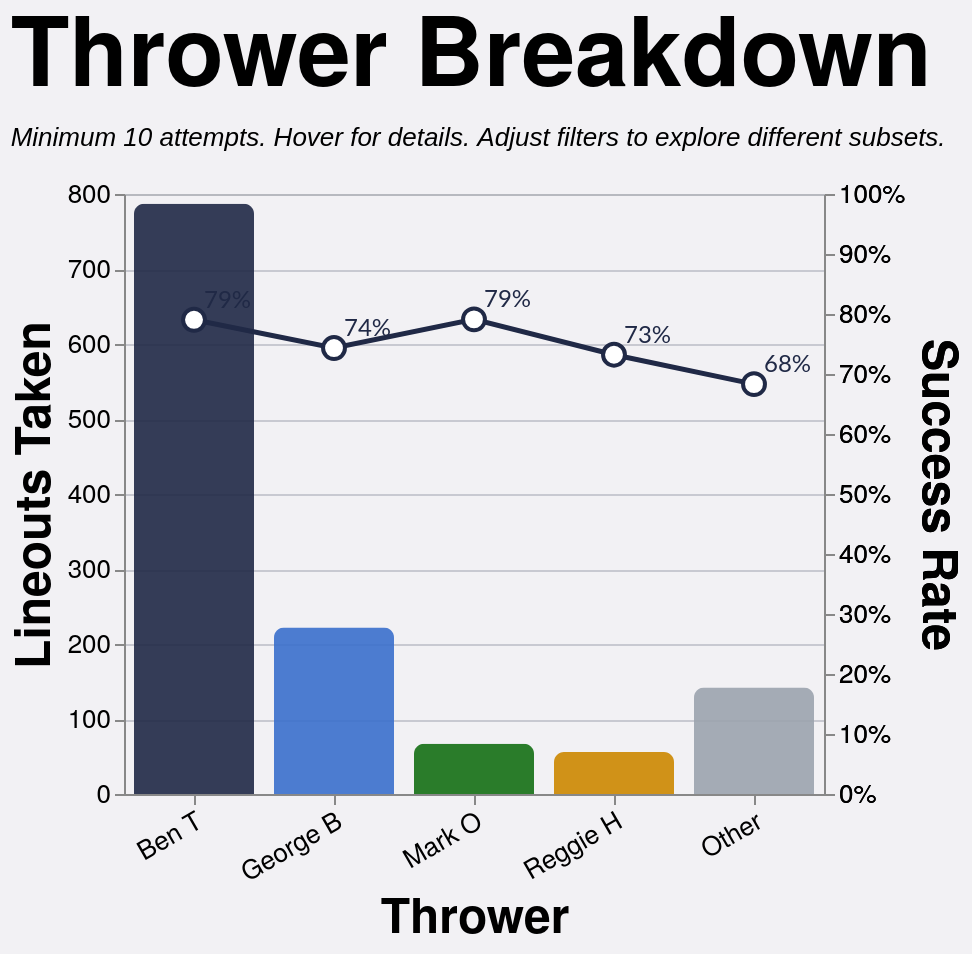

Describe this chart as a Vega-Lite specification.
### Vega-Lite specification from a JSON file in a GitHub repository (floating-point values rounded to 4 significant figures; data arrays with more than 128 entries replaced by an {"elided": "..."} marker saying what was removed)
{"config": {"axis": {"labelFont": "PT Sans Narrow, Helvetica Neue, Helvetica, Arial, sans-serif", "titleFont": "PT Sans Narrow, Helvetica Neue, Helvetica, Arial, sans-serif", "labelFontSize": 13, "titleFontSize": 24, "gridColor": "#202947", "gridOpacity": 0.2, "zindex": 1}, "text": {"font": "Lato, sans-serif"}, "bar": {"cornerRadiusEnd": 5}, "header": {"labelFont": "PT Sans Narrow, Helvetica Neue, Helvetica, Arial, sans-serif", "titleFont": "PT Sans Narrow, Helvetica Neue, Helvetica, Arial, sans-serif", "labelFontSize": 24, "titleFontSize": 28, "labelFontWeight": "bold", "orient": "left"}, "legend": {"labelFont": "PT Sans Narrow, Helvetica Neue, Helvetica, Arial, sans-serif", "titleFont": "PT Sans Narrow, Helvetica Neue, Helvetica, Arial, sans-serif", "labelFontSize": 14, "titleFontSize": 16, "titlePadding": 5, "fillColor": "white", "strokeColor": "black", "padding": 10, "titleFontWeight": "lighter", "titleFontStyle": "italic", "titleColor": "gray", "offset": 10}, "title": {"font": "PT Sans Narrow, Helvetica Neue, Helvetica, Arial, sans-serif", "fontSize": 48, "fontWeight": "bold", "anchor": "start", "align": "center", "titlePadding": 20, "subtitlePadding": 10, "subtitleFontSize": 13, "subtitleColor": "", "subtitleFontStyle": "italic", "offset": 15, "color": "black"}, "axisX": {"labelAngle": 0}, "facet": {"title": null, "header": null, "align": {"row": "each", "column": "each"}}, "resolve": {"scale": {"y": "independent", "facet": "independent"}}, "background": "#f2f1f4", "scale": {"offsetBandPaddingOuter": 0.2, "offsetBandPaddingInner": 0.1}}, "layer": [{"mark": {"type": "bar", "opacity": 0.9, "size": 60}, "encoding": {"color": {"field": "thrower_tier", "legend": null, "scale": {"domain": ["Ben T", "George B", "Mark O", "Reggie H", "Other"], "range": ["#202946", "#3a6fcc", "#146f14", "#cc8800", "#9ca3af"]}, "type": "nominal"}, "stroke": {"value": "transparent"}, "tooltip": [{"field": "thrower_tier_name", "title": "Thrower", "type": "nominal"}, {"field": "attempts", "format": ",.0f", "title": "Attempts", "type": "quantitative"}, {"field": "won", "format": ",.0f", "title": "Won", "type": "quantitative"}, {"field": "success_rate", "format": ".1%", "title": "Success Rate", "type": "quantitative"}], "x": {"axis": {"labelAngle": -30}, "field": "thrower_tier", "sort": ["Ben T", "George B", "Mark O", "Reggie H", "Other"], "title": "Thrower", "type": "nominal"}, "y": {"field": "attempts", "title": "Lineouts Taken", "type": "quantitative"}}, "transform": [{"filter": "(loSquad == 'All' || datum.squad == loSquad) && (loSeason == 'All' || datum.season == loSeason) && (loGameType == 'All' || (loGameType == 'League + Cup' && (datum.game_type == 'League' || datum.game_type == 'Cup')) || (loGameType == 'League only' && datum.game_type == 'League') || datum.game_type == loGameType) && (loThrower == 'All' || datum.thrower == loThrower) && (loJumper == 'All' || datum.jumper == loJumper) && (loArea == 'All' || datum.area == loArea) && (loNumbers == 'All' || datum.numbers == loNumbers)"}, {"aggregate": [{"op": "count", "as": "attempts"}, {"op": "sum", "field": "won", "as": "won"}], "groupby": ["thrower_tier", "thrower_tier_name"]}, {"calculate": "datum.won / datum.attempts", "as": "success_rate"}]}, {"mark": {"type": "line", "point": {"fill": "white", "filled": false, "size": 120, "stroke": "#202946"}, "stroke": "#202946", "strokeWidth": 2.5}, "encoding": {"tooltip": [{"field": "thrower_tier_name", "title": "Thrower", "type": "nominal"}, {"field": "attempts", "format": ",.0f", "title": "Attempts", "type": "quantitative"}, {"field": "won", "format": ",.0f", "title": "Won", "type": "quantitative"}, {"field": "success_rate", "format": ".1%", "title": "Success Rate", "type": "quantitative"}], "x": {"axis": {"labelAngle": -30}, "field": "thrower_tier", "sort": ["Ben T", "George B", "Mark O", "Reggie H", "Other"], "title": "Thrower", "type": "nominal"}, "y": {"axis": {"format": "%"}, "field": "success_rate", "scale": {"domain": [0, 1]}, "title": "Success Rate", "type": "quantitative"}}, "transform": [{"filter": "(loSquad == 'All' || datum.squad == loSquad) && (loSeason == 'All' || datum.season == loSeason) && (loGameType == 'All' || (loGameType == 'League + Cup' && (datum.game_type == 'League' || datum.game_type == 'Cup')) || (loGameType == 'League only' && datum.game_type == 'League') || datum.game_type == loGameType) && (loThrower == 'All' || datum.thrower == loThrower) && (loJumper == 'All' || datum.jumper == loJumper) && (loArea == 'All' || datum.area == loArea) && (loNumbers == 'All' || datum.numbers == loNumbers)"}, {"aggregate": [{"op": "count", "as": "attempts"}, {"op": "sum", "field": "won", "as": "won"}], "groupby": ["thrower_tier", "thrower_tier_name"]}, {"calculate": "datum.won / datum.attempts", "as": "success_rate"}]}, {"mark": {"type": "text", "align": "left", "baseline": "middle", "color": "#202946", "dx": 5, "dy": -10, "fontSize": 12}, "encoding": {"text": {"field": "success_rate", "format": ".0%", "type": "quantitative"}, "x": {"axis": {"labelAngle": -30}, "field": "thrower_tier", "sort": ["Ben T", "George B", "Mark O", "Reggie H", "Other"], "title": "Thrower", "type": "nominal"}, "y": {"axis": {"format": "%"}, "field": "success_rate", "scale": {"domain": [0, 1]}, "title": "Success Rate", "type": "quantitative"}}, "transform": [{"filter": "(loSquad == 'All' || datum.squad == loSquad) && (loSeason == 'All' || datum.season == loSeason) && (loGameType == 'All' || (loGameType == 'League + Cup' && (datum.game_type == 'League' || datum.game_type == 'Cup')) || (loGameType == 'League only' && datum.game_type == 'League') || datum.game_type == loGameType) && (loThrower == 'All' || datum.thrower == loThrower) && (loJumper == 'All' || datum.jumper == loJumper) && (loArea == 'All' || datum.area == loArea) && (loNumbers == 'All' || datum.numbers == loNumbers)"}, {"aggregate": [{"op": "count", "as": "attempts"}, {"op": "sum", "field": "won", "as": "won"}], "groupby": ["thrower_tier", "thrower_tier_name"]}, {"calculate": "datum.won / datum.attempts", "as": "success_rate"}]}], "data": {"name": "data-20c29dadef4fc5ac33009a2db348c5bb"}, "height": 300, "params": [{"name": "loSquad", "value": "All"}, {"name": "loSeason", "value": "All"}, {"name": "loGameType", "value": "All"}, {"name": "loThrower", "value": "All"}, {"name": "loJumper", "value": "All"}, {"name": "loArea", "value": "All"}, {"name": "loNumbers", "value": "All"}], "resolve": {"scale": {"y": "independent"}}, "title": {"text": "Thrower Breakdown", "subtitle": "Minimum 10 attempts. Hover for details. Adjust filters to explore different subsets."}, "width": {"step": 70}, "$schema": "https://vega.github.io/schema/vega-lite/v5.20.1.json", "datasets": {"data-20c29dadef4fc5ac33009a2db348c5bb": {"elided": "1274 records"}}}
